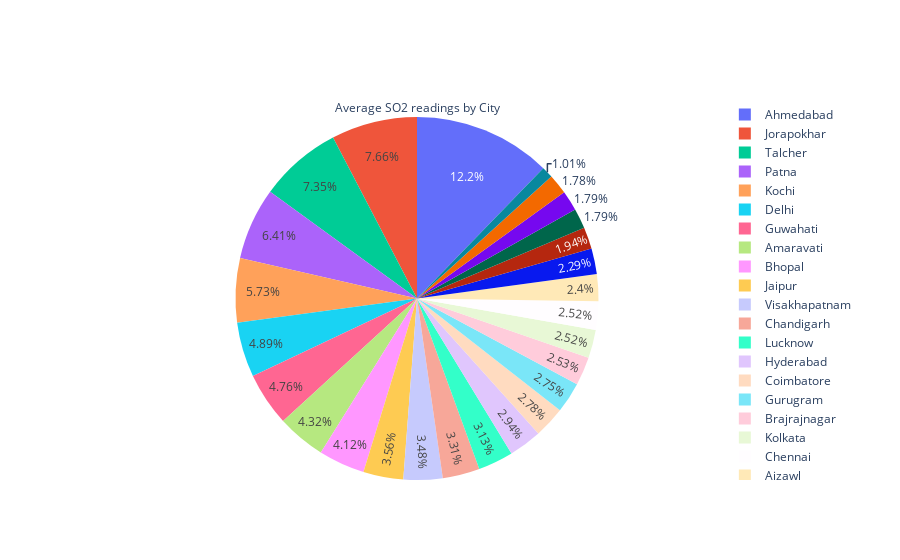

Write notebook code for a chart like this one.
### Code cell
# avg readings for SO2 across all cities (pie chart)
trace8=go.Pie(labels=avg_readings['City'], values=avg_readings['SO2'],
             title='Average SO2 readings by City')
fig=go.Figure(trace8)
fig.show()

### Figure 1 — Plotly figure (JSON) as saved in the notebook; plotly's stock layout.template omitted (floating-point values rounded to 4 significant figures)
{"data": [{"labels": ["Ahmedabad", "Aizawl", "Amaravati", "Amritsar", "Bengaluru", "Bhopal", "Brajrajnagar", "Chandigarh", "Chennai", "Coimbatore", "Delhi", "Ernakulam", "Gurugram", "Guwahati", "Hyderabad", "Jaipur", "Jorapokhar", "Kochi", "Kolkata", "Lucknow", "Mumbai", "Patna", "Shillong", "Talcher", "Thiruvananthapuram", "Visakhapatnam"], "title": {"text": "Average SO2 readings by City"}, "type": "pie", "values": [37.65, 7.38, 13.28, 7.03, 5.5, 12.66, 7.77, 10.16, 7.74, 8.54, 15.03, 3.11, 8.44, 14.64, 9.05, 10.95, 23.54, 17.6, 7.75, 9.63, 5.97, 19.69, 5.47, 22.58, 5.5, 10.69]}], "layout": {}}
